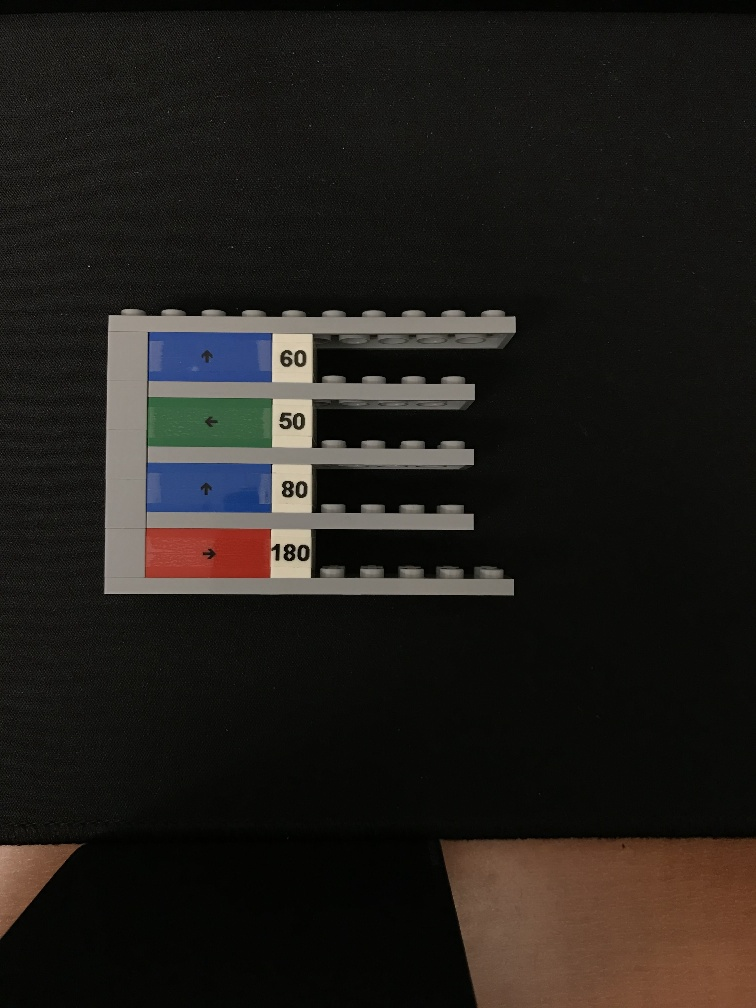
#> input picture positive/alternativementhod/IMG_7532_small.jpg, 756 x 1008 px
$ python getRGBvals.py
#> lines starting #> are read from the running program, lines starting #| are printed output that depends on the picture
import cv2
import numpy as np
import math

img = cv2.imread("IMG_7532_small.jpg");
#> img is the input picture: shape (1008, 756, 3); mean B, G, R 26.5, 30.1, 33.3

imgROI = img[0:100, 0:100];
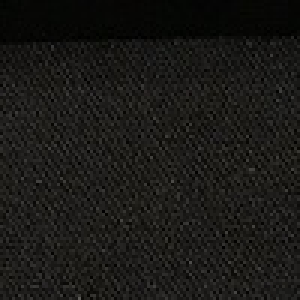
#> imgROI: shape (100, 100, 3) (shown 3 times larger); mean B, G, R 22.3, 25, 25.7

cv2.imshow('ROI', imgROI);
cv2.waitKey(0);

width, height = imgROI.shape[:2]
#> width = 100; height = 100
vals = []
#make i a tenth of the larger edge of the ROI
for i in range(0,math.floor(width/10)):
		for j in range(0, math.floor(height/10)):
			#to acess RGB of an image use image[x][y][z] where z is the R,G, or B (0,1,2)
			vals.append([imgROI[i*10][j*10][0],imgROI[i*10][j*10][1], imgROI[i*10][j*10][2]])
#> after the loop, vals = 100 items, first 6: [2, 5, 3], [4, 6, 6], [4, 7, 5], [5, 5, 5], [4, 6, 7], [3, 5, 5]

print(vals)
#> (printed output is left out)

#get min and max of each
mins = [255,255,255]
maxs = [0, 0, 0]
for RGB in vals:
	for i in range(0,3):
		if(RGB[i] < mins[i]):
			mins[i] = RGB[i]
		if(RGB[i] > maxs[i]):
			maxs[i] = RGB[i]
#> this loop made 100 passes
#> after the loop, maxs = [50, 52, 53]; mins = [0, 3, 1]
print(mins)
#| [0, 3, 1]
print(maxs)
#| [50, 52, 53]

$ run again, with positive/alternativementhod/IMG_6138_small.jpg copied over positive/alternativementhod/IMG_7532_small.jpg
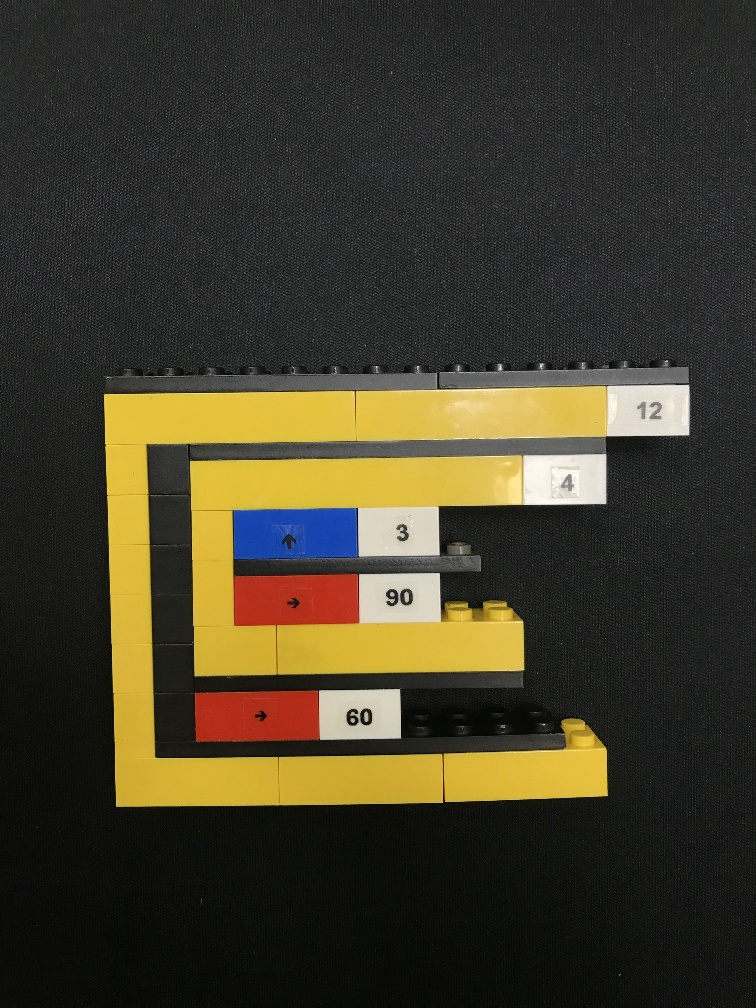
#> input picture positive/alternativementhod/IMG_6138_small.jpg, 756 x 1008 px
#> img is the input picture: shape (1008, 756, 3); mean B, G, R 41.9, 59.6, 65.2
#> `imgROI = img[0:100, 0:100];`:
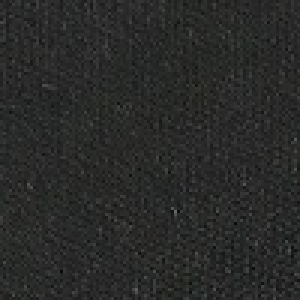
#> imgROI: shape (100, 100, 3) (shown 3 times larger); mean B, G, R 40.8, 42, 41.2
#> after the loop `for i in range(0,math.floor(width/10)):`: vals = 100 items, first 6: [32, 31, 33], [41, 42, 40], [28, 29, 27], [37, 37, 37], [54, 54, 54], [36, 36, 36]
#> (printed output is left out)
#> the loop `for RGB in vals:` made 100 passes
#> after the loop `for RGB in vals:`: maxs = [61, 62, 60]; mins = [9, 9, 9]
#| [9, 9, 9]
#| [61, 62, 60]

$ run again, with positive/alternativementhod/IMG_6140_small.jpg copied over positive/alternativementhod/IMG_7532_small.jpg
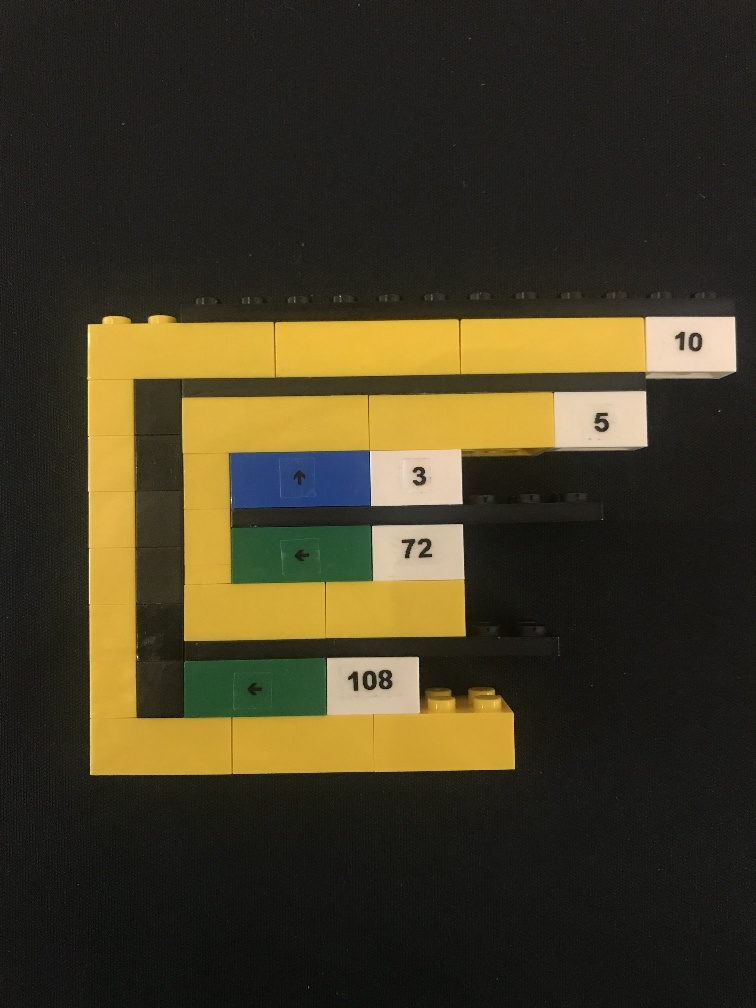
#> input picture positive/alternativementhod/IMG_6140_small.jpg, 756 x 1008 px
#> img is the input picture: shape (1008, 756, 3); mean B, G, R 36.3, 58, 65.1
#> `imgROI = img[0:100, 0:100];`:
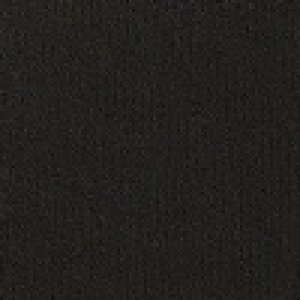
#> imgROI: shape (100, 100, 3) (shown 3 times larger); mean B, G, R 28.9, 32.2, 33.4
#> after the loop `for i in range(0,math.floor(width/10)):`: vals = 100 items, first 6: [33, 37, 38], [31, 35, 36], [44, 49, 50], [22, 26, 27], [26, 27, 31], [42, 44, 45]
#> (printed output is left out)
#> the loop `for RGB in vals:` made 100 passes
#> after the loop `for RGB in vals:`: maxs = [46, 51, 52]; mins = [18, 20, 21]
#| [18, 20, 21]
#| [46, 51, 52]

$ run again, with positive/alternativementhod/IMG_6141_small.jpg copied over positive/alternativementhod/IMG_7532_small.jpg
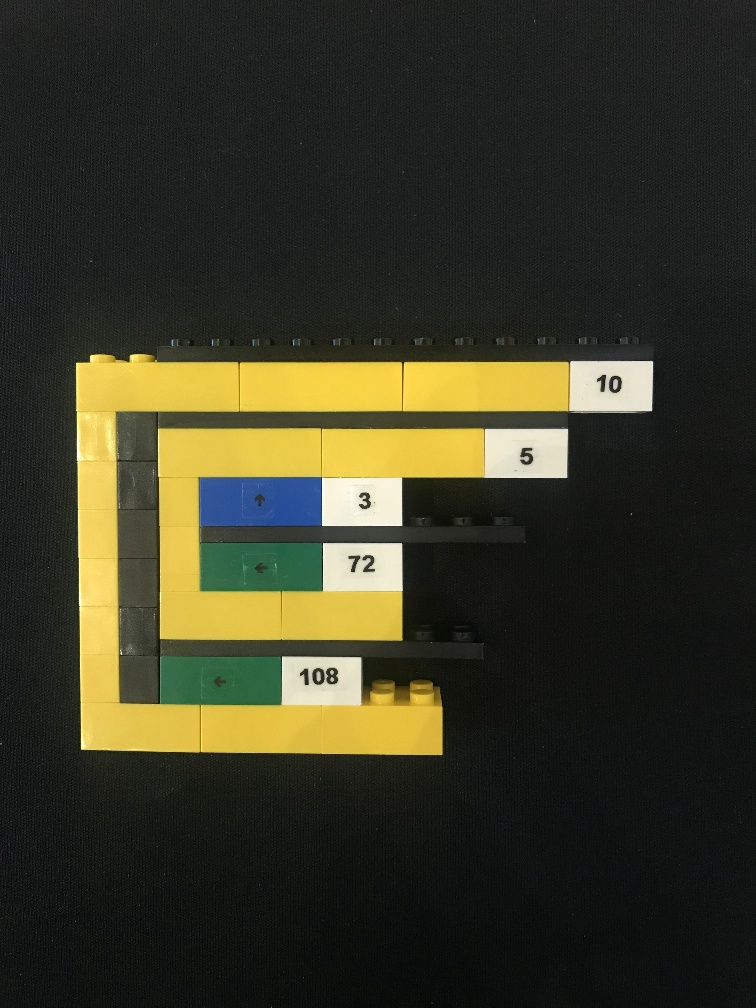
#> input picture positive/alternativementhod/IMG_6141_small.jpg, 756 x 1008 px
#> img is the input picture: shape (1008, 756, 3); mean B, G, R 37.6, 54.8, 56.1
#> `imgROI = img[0:100, 0:100];`:
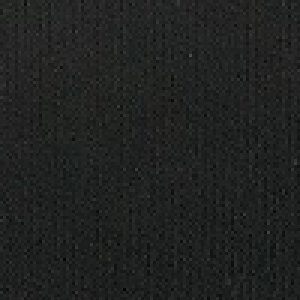
#> imgROI: shape (100, 100, 3) (shown 3 times larger); mean B, G, R 32.7, 33.8, 32.3
#> after the loop `for i in range(0,math.floor(width/10)):`: vals = 100 items, first 6: [38, 41, 39], [35, 38, 36], [35, 36, 34], [43, 42, 44], [26, 26, 26], [35, 35, 35]
#> (printed output is left out)
#> the loop `for RGB in vals:` made 100 passes
#> after the loop `for RGB in vals:`: maxs = [57, 58, 56]; mins = [14, 15, 13]
#| [14, 15, 13]
#| [57, 58, 56]
